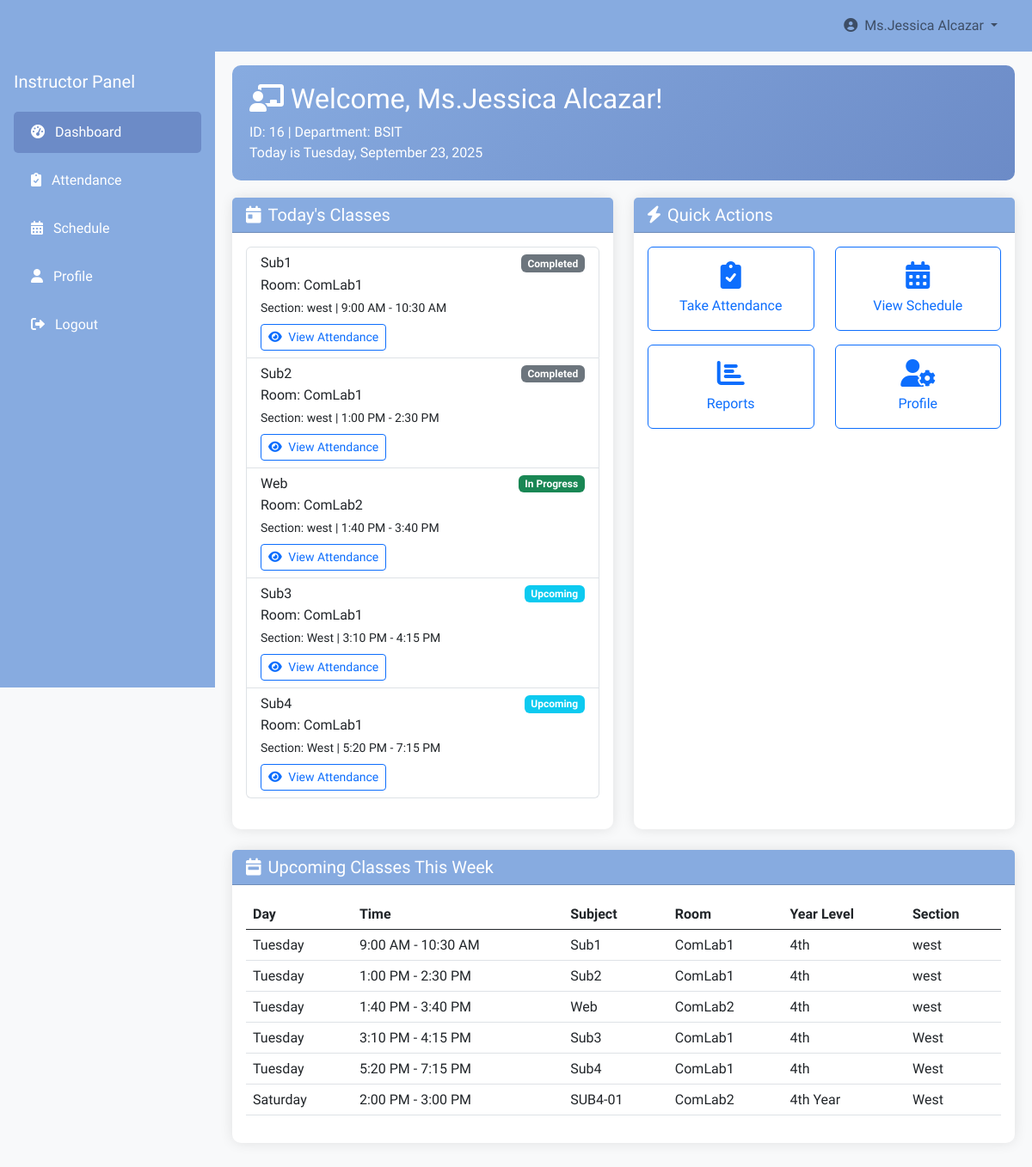
The app's page /instructor/dashboard.php (signed in) with its own data.
### tables this page shows
CREATE TABLE `room_schedules` (
  `department` varchar(5155) NOT NULL,
  `id` int(11) NOT NULL,
  `room_name` varchar(100) DEFAULT NULL,
  `room_location` varchar(255) DEFAULT NULL,
  `room_password` varchar(255) DEFAULT NULL,
  `subject` varchar(100) DEFAULT NULL,
  `section` varchar(50) DEFAULT NULL,
  `year_level` varchar(20) DEFAULT NULL,
  `start_time` time DEFAULT NULL,
  `end_time` time DEFAULT NULL,
  `day` varchar(20) DEFAULT NULL,
  `instructor` varchar(58) NOT NULL,
  `instructor_id` int(11) DEFAULT NULL
);

### instructor/dashboard.php (the view, shortened to what this page needs)
<?php
include 'header.php';
include '../connection.php';
$today_classes = null;
$upcoming_classes = null;
$today_day = date("l");
$stmt = $db->prepare("
    SELECT subject, room_name, section, start_time, end_time, day, year_level
    FROM room_schedules
    WHERE instructor_id = ? AND day = ?
    ORDER BY start_time ASC
");
if ($stmt) {
    $stmt->bind_param("is", $_SESSION['instructor_id'], $today_day);
    $stmt->execute();
    $today_classes = $stmt->get_result();
} else {
    die("Database error: " . $db->error);
}
$stmt = $db->prepare("
    SELECT subject, room_name, section, start_time, end_time, day, year_level
    FROM room_schedules
    WHERE instructor_id = ?
    ORDER BY FIELD(day,'Sunday','Monday','Tuesday','Wednesday','Thursday','Friday','Saturday'),
             start_time ASC
");
if ($stmt) {
    $stmt->bind_param("i", $_SESSION['instructor_id']);
    $stmt->execute();
    $upcoming_classes = $stmt->get_result();
} else {
    die("Database error: " . $db->error);
}
?>
<!DOCTYPE html>
<html lang="en">
<head>
    <link href="https://cdn.jsdelivr.net/npm/bootstrap@5.3.0/dist/css/bootstrap.min.css" rel="stylesheet">
    <link rel="stylesheet" href="https://cdnjs.cloudflare.com/ajax/libs/font-awesome/6.0.0/css/all.min.css">
</head>
<body>
    <div class="sidebar d-none d-md-block">
        <div class="d-flex flex-column align-items-center align-items-sm-start px-3 pt-4 text-white">
            <a href="#" class="d-flex align-items-center pb-3 mb-md-0 me-md-auto text-white text-decoration-none">
                <span class="fs-5 d-none d-sm-inline">Instructor Panel</span>
            </a>
            <ul class="nav nav-pills flex-column mb-sm-auto mb-0 align-items-center align-items-sm-start w-100" id="menu">
                <li class="nav-item w-100">
                    <a href="dashboard.php" class="nav-link active"><i class="fas fa-tachometer-alt me-2"></i> Dashboard</a>
                </li>
                <li class="nav-item w-100">
                    <a href="attendance.php" class="nav-link"><i class="fas fa-clipboard-check me-2"></i> Attendance</a>
                </li>
                <li class="nav-item w-100">
                    <a href="schedule.php" class="nav-link"><i class="fas fa-calendar-alt me-2"></i> Schedule</a>
                </li>
                <li class="nav-item w-100">
                    <a href="profile.php" class="nav-link"><i class="fas fa-user me-2"></i> Profile</a>
                </li>
                <li class="nav-item w-100">
                    <a href="logout.php" class="nav-link"><i class="fas fa-sign-out-alt me-2"></i> Logout</a>
                </li>
            </ul>
        </div>
    </div>
    <nav class="navbar navbar-expand-lg navbar-light fixed-top">
        <div class="container-fluid">
            <div class="collapse navbar-collapse" id="navbarSupportedContent">
                <ul class="navbar-nav ms-auto mb-2 mb-lg-0">
                    <li class="nav-item dropdown">
                        <a class="nav-link dropdown-toggle" href="#" id="navbarDropdown" role="button" data-bs-toggle="dropdown">
                            <i class="fas fa-user-circle me-1"></i> <?php echo htmlspecialchars($_SESSION['fullname']); ?>
                        </a>
                    </li>
                </ul>
            </div>
        </div>
    </nav>
    <div class="main-content">
        <div class="welcome-header">
            <h2><i class="fas fa-chalkboard-teacher me-2"></i>Welcome, <?php echo htmlspecialchars($_SESSION['fullname']); ?>!</h2>
            <p class="mb-0">ID: <?php echo htmlspecialchars($_SESSION['instructor_id']); ?> | Department: <?php echo htmlspecialchars($_SESSION['department']); ?></p>
            <p class="mb-0">Today is <?php echo date('l, F j, Y'); ?></p>
        </div>
        <div class="row">
            <div class="col-md-6">
                <div class="card card-dashboard h-100">
                    <div class="card-header bg-primary-custom">
                        <h5 class="card-title mb-0"><i class="fas fa-calendar-day me-2"></i>Today's Classes</h5>
                    </div>
                    <div class="card-body">
                        <?php if ($today_classes && $today_classes->num_rows > 0): ?>
                            <div class="list-group">
                                <?php while ($class = $today_classes->fetch_assoc()):
                                    $start_time = date("g:i A", strtotime($class['start_time']));
                                    $end_time = date("g:i A", strtotime($class['end_time']));
                                    $current_time = time();
                                    $class_start = strtotime($class['start_time']);
                                    $class_end = strtotime($class['end_time']);
                                    $status = ($current_time >= $class_start && $current_time <= $class_end) ?
                                        '<span class="badge bg-success float-end">In Progress</span>' :
                                        (($current_time < $class_start) ?
                                        '<span class="badge bg-info float-end">Upcoming</span>' :
                                        '<span class="badge bg-secondary float-end">Completed</span>');
                                ?>
                                    <div class="list-group-item list-group-item-action">
                                        <h6 class="mb-1"><?php echo htmlspecialchars($class['subject']); ?> <?php echo $status; ?></h6>
                                        <p class="mb-1">Room: <?php echo htmlspecialchars($class['room_name']); ?></p>
                                        <small>
                                            Section: <?php echo htmlspecialchars($class['section']); ?> |
                                            <?php echo $start_time . ' - ' . $end_time; ?>
                                        </small>
                                        <br>
                                        <a href="attendance.php?year=<?php echo urlencode($class['year_level']); ?>&section=<?php echo urlencode($class['section']); ?>&subject=<?php echo urlencode($class['subject']); ?>"
                                           class="btn btn-sm btn-outline-primary mt-2">
                                           <i class="fas fa-eye me-1"></i> View Attendance
                                        </a>
                                    </div>
                                <?php endwhile; ?>
                            </div>
                        <?php else: ?>
                            <p class="text-muted">No classes scheduled for today.</p>
                        <?php endif; ?>
                    </div>
                </div>
            </div>
            <div class="col-md-6">
                <div class="card card-dashboard h-100">
                    <div class="card-header bg-primary-custom">
                        <h5 class="card-title mb-0"><i class="fas fa-bolt me-2"></i>Quick Actions</h5>
                    </div>
                    <div class="card-body">
                        <div class="row text-center">
                            <div class="col-6 mb-3">
                                <a href="attendance.php" class="btn btn-outline-primary w-100 py-3"><i class="fas fa-clipboard-check fa-2x mb-2"></i><br>Take Attendance</a>
                            </div>
                            <div class="col-6 mb-3">
                                <a href="schedule.php" class="btn btn-outline-primary w-100 py-3"><i class="fas fa-calendar-alt fa-2x mb-2"></i><br>View Schedule</a>
                            </div>
                            <div class="col-6">
                                <a href="reports.php" class="btn btn-outline-primary w-100 py-3"><i class="fas fa-chart-bar fa-2x mb-2"></i><br>Reports</a>
                            </div>
                            <div class="col-6">
                                <a href="profile.php" class="btn btn-outline-primary w-100 py-3"><i class="fas fa-user-cog fa-2x mb-2"></i><br>Profile</a>
                            </div>
                        </div>
                    </div>
                </div>
            </div>
        </div>
        <div class="row mt-4">
            <div class="col-12">
                <div class="card card-dashboard">
                    <div class="card-header bg-primary-custom">
                        <h5 class="card-title mb-0"><i class="fas fa-calendar-week me-2"></i>Upcoming Classes This Week</h5>
                    </div>
                    <div class="card-body">
                        <?php if ($upcoming_classes && $upcoming_classes->num_rows > 0): ?>
                            <div class="table-responsive">
                                <table class="table table-hover">
                                    <thead>
                                        <tr>
                                            <th>Day</th>
                                            <th>Time</th>
                                            <th>Subject</th>
                                            <th>Room</th>
                                            <th>Year Level</th>
                                            <th>Section</th>
                                        </tr>
                                    </thead>
                                    <tbody>
                                        <?php while ($class = $upcoming_classes->fetch_assoc()): ?>
                                            <tr>
                                                <td><?php echo htmlspecialchars($class['day']); ?></td>
                                                <td><?php echo date("g:i A", strtotime($class['start_time'])) . ' - ' . date("g:i A", strtotime($class['end_time'])); ?></td>
                                                <td><?php echo htmlspecialchars($class['subject']); ?></td>
                                                <td><?php echo htmlspecialchars($class['room_name']); ?></td>
                                                <td><?php echo isset($class['year_level']) ? htmlspecialchars($class['year_level']) : '-'; ?></td>
                                                <td><?php echo htmlspecialchars($class['section']); ?></td>
                                            </tr>
                                        <?php endwhile; ?>
                                    </tbody>
                                </table>
                            </div>
                        <?php else: ?>
                            <p class="text-muted">No upcoming classes this week.</p>
                        <?php endif; ?>
                    </div>
                </div>
            </div>
        </div>
    </div>
</body>
</html>

### admin/css/style.css (style rules this page uses)
:root { --primary: #009CFF; --light: #F3F6F9; --dark: #191C24; }
.btn { transition: .5s; }
.sidebar { position: fixed; top: 0; left: 0; bottom: 0; width: 250px; height: 100vh; overflow-y: auto; background: var(--light); transition: 0.5s; z-index: 999; }
@media (min-width: 992px) { .sidebar { margin-left: 0; } }

### instructor/dashboard.php (style rules this page uses)
:root { --primary-color: #87abe0ff; --secondary-color: #6c8bc7; }
body { font-family: 'Heebo', sans-serif; background-color: #f8f9fa; }
.sidebar { background-color: var(--primary-color); min-height: 100vh; position: fixed; top: 0; left: 0; width: 250px; z-index: 1000; padding-top: 56px; }
.sidebar .nav-link { color: #fff; padding: 12px 20px; margin: 4px 0; border-radius: 5px; }
.sidebar .nav-link:hover, .sidebar .nav-link.active { background-color: var(--secondary-color); }
.navbar { background-color: var(--primary-color); padding: 10px 20px; margin-left: 250px; width: calc(100% - 250px); }
.main-content { margin-left: 250px; padding: 20px; margin-top: 56px; }
.card-dashboard { border: none; border-radius: 10px; box-shadow: 0 0 15px rgba(0, 0, 0, 0.1); transition: transform 0.3s; margin-bottom: 20px; }
.bg-primary-custom { background-color: var(--primary-color); color: white; }
.welcome-header { background: linear-gradient(135deg, var(--primary-color), var(--secondary-color)); color: white; padding: 20px; border-radius: 10px; margin-bottom: 20px; }

### records on screen
room_schedules: subject "Sub1", shows "Completed", room_name "ComLab1", section "west", start_time "9:00 AM", end_time "10:30 AM", day "Tuesday", year_level "4th"
room_schedules: subject "Sub2", shows "Completed", room_name "ComLab1", section "west", start_time "1:00 PM", end_time "2:30 PM", day "Tuesday", year_level "4th"
room_schedules: subject "Web", shows "In Progress", room_name "ComLab2", section "west", start_time "1:40 PM", end_time "3:40 PM", day "Tuesday", year_level "4th"
room_schedules: subject "Sub3", shows "Upcoming", room_name "ComLab1", section "West", start_time "3:10 PM", end_time "4:15 PM", day "Tuesday", year_level "4th"
room_schedules: subject "Sub4", shows "Upcoming", room_name "ComLab1", section "West", start_time "5:20 PM", end_time "7:15 PM", day "Tuesday", year_level "4th"
room_schedules: day "Saturday", start_time "2:00 PM", end_time "3:00 PM", subject "SUB4-01", room_name "ComLab2", year_level "4th Year", section "West"

### other values on screen
$_SESSION['fullname'] "Ms.Jessica Alcazar"
$_SESSION['instructor_id'] "16"
$_SESSION['department'] "BSIT"
